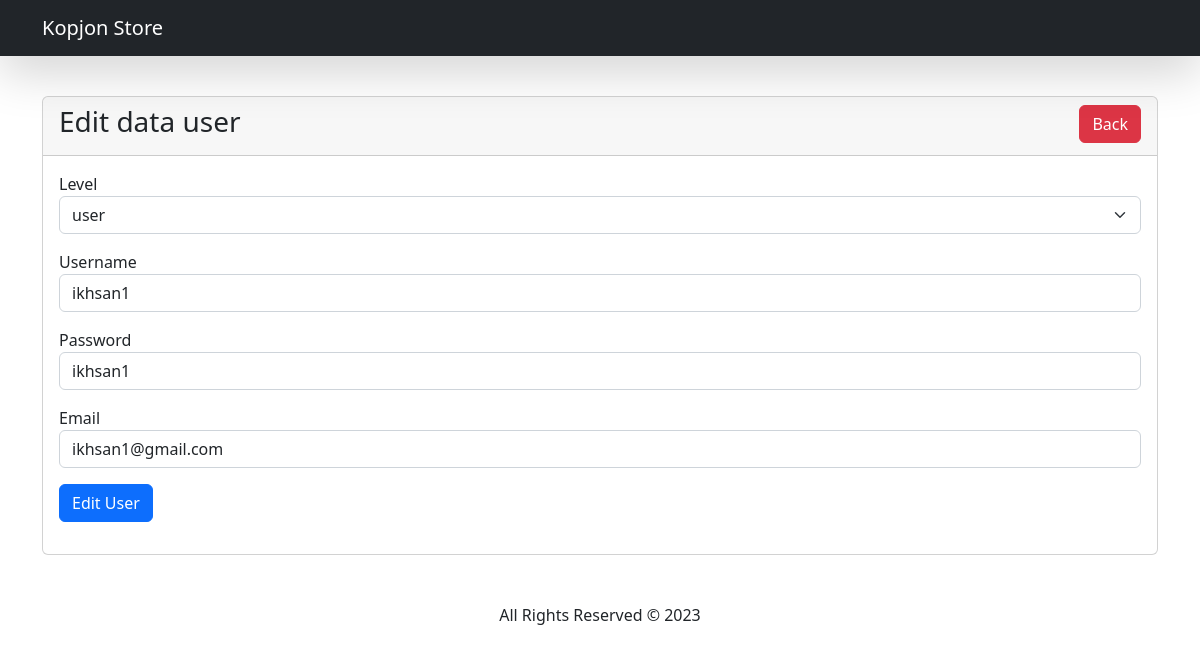
Screenshot of /pages/user_update.php?id=9 with the database file from the repository.
### tables this page shows
CREATE TABLE `data_login` (
  `id` int(11) NOT NULL,
  `level` varchar(15) NOT NULL,
  `username` varchar(255) NOT NULL,
  `password` varchar(255) NOT NULL,
  `email` varchar(50) NOT NULL
);

### data/code.php (called while the page is built, shortened)
<?php
class Code
{
    public function __construct()
    {
        $host = "localhost";
        $dbname = "kopjonstore";
        $username = "root";
        $password = "";
        $this->db = new PDO("mysql:host={$host};dbname={$dbname}", $username, $password);
    }
    public function get_by_id_user($id){
        $query = $this->db->prepare("SELECT * FROM data_login where id=?");
        $query->bindParam(1, $id);
        $query->execute();
        return $query->fetch();
    }
}
?>

### pages/user_update.php (the view, shortened to what this page needs)
<?php
include "../data/code.php";
$code = new Code();
if(isset($_GET['id'])){
    $id = $_GET['id'];
    $data_user = $code->get_by_id_user($id);
}
else
{
    header('Location: user_read.php');
}
?>
<!DOCTYPE html>
<html lang="en">
<head>
    <link rel="stylesheet" href="./css/bootstrap.min.css">
    <link rel="stylesheet" href="./css/all.min.css">
    <link rel="stylesheet" href="./css/style.css">
    <link href="https://cdn.jsdelivr.net/npm/bootstrap@5.2.2/dist/css/bootstrap.min.css"
    rel="stylesheet">
</head>
<body>
    <?php include "../menu/navbar.php"; ?>
    <br><br><br><br>
    <div class="container">
        <div class="row">
            <div class="col-md-12 mt4">
                <div class="card">
                    <div class="card-header">
                        <h3>Edit data user
                            <a href="user_read.php" class="btn btn-danger float-end">Back</a>
                        </h3>
                    </div>
                    <div class="card-body">
                        <form action="" method="POST">
                            <div class="mb-3">
                                <label>Level</label>
                                <br>
                                <?php
                                $selected = $data_user['level'];
                                $option = array('admin', 'user');
                                echo "<select id='level' name='level' select class='form-select' aria-label='Default select example'>";
                                foreach($option as $option){
                                    if($selected == $option){
                                        echo "<option value='$option' selected='selected'>$option</option>";
                                    }else{
                                        echo "<option value='$option'>$option</option>";
                                    }
                                }
                                echo "</select>"
                                ?>
                            </div>
                            <div class="mb-3">
                                <label>Username</label>
                                <input type="text" name="username" value="<?php echo $data_user['username']; ?>" class="form-control" />
                            </div>
                            <div class="mb-3">
                                <label>Password</label>
                                <input type="text" name="password" value="<?php echo $data_user['password']; ?>" class="form-control" />
                            </div>
                            <div class="mb-3">
                                <label>Email</label>
                                <input type="text" name="email" value="<?php echo $data_user['email']; ?>" class="form-control" />
                            </div>
                            <div class="mb-3">
                                <button type="submit" name="user_update_btn" class="btn btn-primary">Edit User</button>
                            </div>
                        </form>
                    </div>
                </div>
            </div>
        </div>
    </div>
      <div class="container text-center pt-5 pb-5">
        All Rights Reserved &copy; 2023
      </div>
</body>
</html>

### rows the page displays
data_login: level "user", username "ikhsan1", password "ikhsan1", email "ikhsan1@gmail.com"
